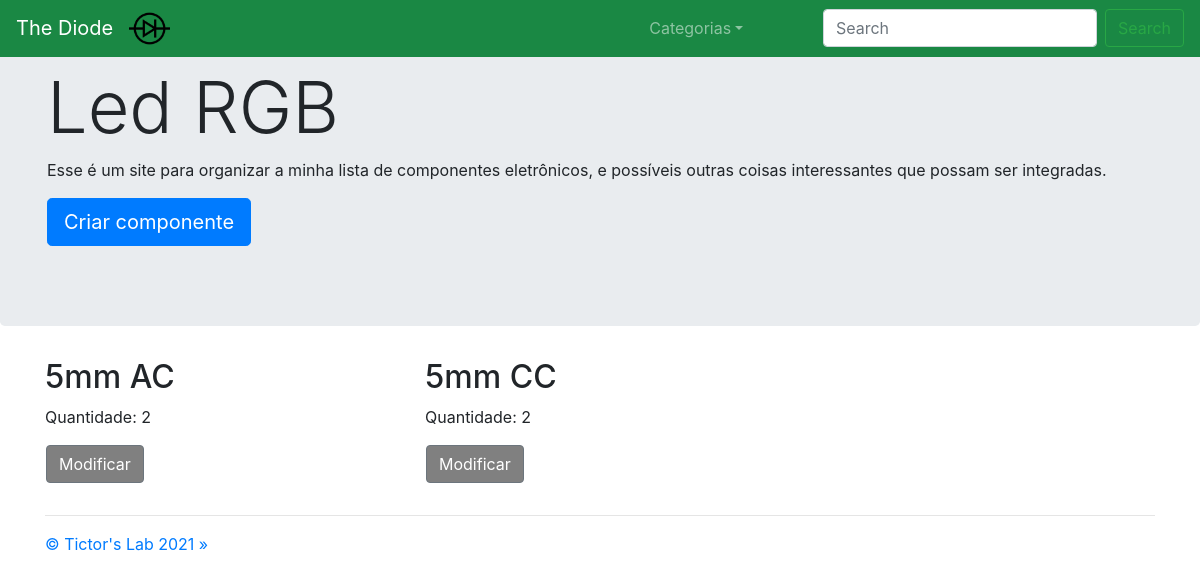
The app's page /componentes/categoria2/tipo2/ with its own data.
### components/models.py (models this page shows, shortened)
class ComponentType(models.Model):
    name       = models.CharField(max_length = 100)
    categoria  = models.ForeignKey('Category', on_delete=models.CASCADE, default="1")
    quantidade = models.IntegerField(blank=True, null=True)
    def __str__(self):
        return self.name

class Component(models.Model):
    name       = models.CharField(max_length=100, null=True)
    tipo       = models.ForeignKey('ComponentType', on_delete=models.CASCADE, default="1")
    quantidade = models.IntegerField(default=0)
    limite     = models.IntegerField(default=99, null=True)

### core/views.py (the view)
# urls.py: path('componentes/', categorias, name='categorias'),
def componentes(request, id_categoria, id):
    componentes = Component.objects.filter(tipo=id).order_by('name')
    categorias = Category.objects.order_by('-quantidade')
    criar_painel_msg = painelDeArmazenamentoModular_contextMsg(request)
    context = {'categorias':categorias,
               'componentes': componentes,
               'tipo_especifico':ComponentType.objects.get(id=id),
               'id_categoria':id_categoria,
               'id_tipo':id,
               'criar_painel_msg':criar_painel_msg}
    return render(request, 'core/componentes.html', context)

### core/views.py (called while the page is built)
def painelDeArmazenamentoModular_splitIds(request, cookie_name):
    criar_painel_ids = request.COOKIES.get(cookie_name)
    if (criar_painel_ids != None): criar_painel_num_ids = len(criar_painel_ids.split(","))
    else: criar_painel_num_ids = 0
    return criar_painel_num_ids

def painelDeArmazenamentoModular_contextMsg(request):
    criar_painel_num_ids = painelDeArmazenamentoModular_splitIds(request, "criar_painel_ids")
    if request.COOKIES.get('criar_painel') == "True" and criar_painel_num_ids == 9:
        criar_painel_msg = "todos os componentes selecionados"
    elif request.COOKIES.get('criar_painel') == "True":
        criar_painel_msg = str(criar_painel_num_ids) + " componentes selecionados"
    else:
        criar_painel_msg = 0
    return criar_painel_msg

### core/templates/core/componentes.html (shortened to what this page needs)
{% extends 'core/base.html' %}
{% load static %}
{% block content %}
<nav class="navbar navbar-expand-md navbar-dark fixed-top" style="background-color: #1a8844;">
    <div class="btnWithSliderEffect" role="home">
    <a class="navbar-brand" onclick="changePage('/')" role="button">The Diode</a>
    </div>
    <div class="collapse navbar-collapse" id="navbarsExampleDefault">
        <ul class="navbar-nav mr-auto">
            <li>
                <img src="{% static 'core/imagens/Diode.png' %}" style="width:8%;">
            </li>
            <li class="nav-item dropdown">
                <a class="nav-link dropdown-toggle" href="#" id="dropdown01" data-toggle="dropdown" aria-haspopup="true"
                    aria-expanded="false">Categorias</a>
            </li>
        </ul>
        <form class="form-inline my-2 my-lg-0" action="/componentes/search">
            <input name="q" class="form-control mr-sm-2" type="text" placeholder="Search" aria-label="Search">
            <div class="btnWithSliderEffect">
            <button class="btn btn-outline-success my-2 my-sm-0" type="submit">Search</button>
            </div>
        </form>
    </div>
</nav>
<main role="main">
    <div class="jumbotron">
        <div class="fromRight">
            <div class="container">
                <h1 class="display-3">{{ tipo_especifico }}</h1>
                <p>Esse é um site para organizar a minha lista de componentes eletrônicos, e possíveis outras coisas interessantes que possam ser integradas.</p>
            </div>
            <div class="btnWithSliderEffect">
            <div class="container">
                <p><button class="btn btn-primary btn-lg" onclick="changePage('criarcomponente')" role="button">Criar componente</button></p>
            </div>
            </div>
        </div>
    </div>
    <div class="fromRight">
    <div class="container">
        <div class="row">
            {% for componente in componentes %}
            <div class="col-md-4">
                <h2>{{ componente.name }}</h2>
                <p>Quantidade: {{ componente.quantidade }}</p>
                <div class="row">
                    {% if criar_painel_msg == 0 %}
                        <div id="btn-modificar">
                            <div class="btnWithSliderEffect">
                            <button class="btn btn-secondary" onclick="changePage('/componentes/categoria{{ componente.tipo.categoria.id }}/tipo{{ componente.tipo.id }}/componente{{ componente.id }}')" role="button" style="background-color: #808080;">Modificar</button>
                            </div>
                        </div>
                    {% endif %}
                </div>
            </div>
            {% endfor %}
        </div>
        <hr>
    </div>
    </div>
</main>
<footer class="container">
    <p><a href="http://tictorslab.blogspot.com/" role="button">&copy; Tictor's Lab 2021 &raquo;</a></p>
</footer>
{% endblock %}

### core/static/core/base.css (style rules this page uses)
body { overflow-x: hidden; overflow-y: scroll; }
.fromRight { opacity: 0%; }

### core/templates/core/componentes.html (style rules this page uses)
#btn-modificar { padding-left: 16px; }

### records on screen
ComponentType: name "Led RGB"
Component: name "5mm AC", quantidade "2"
Component: name "5mm CC", quantidade "2"
